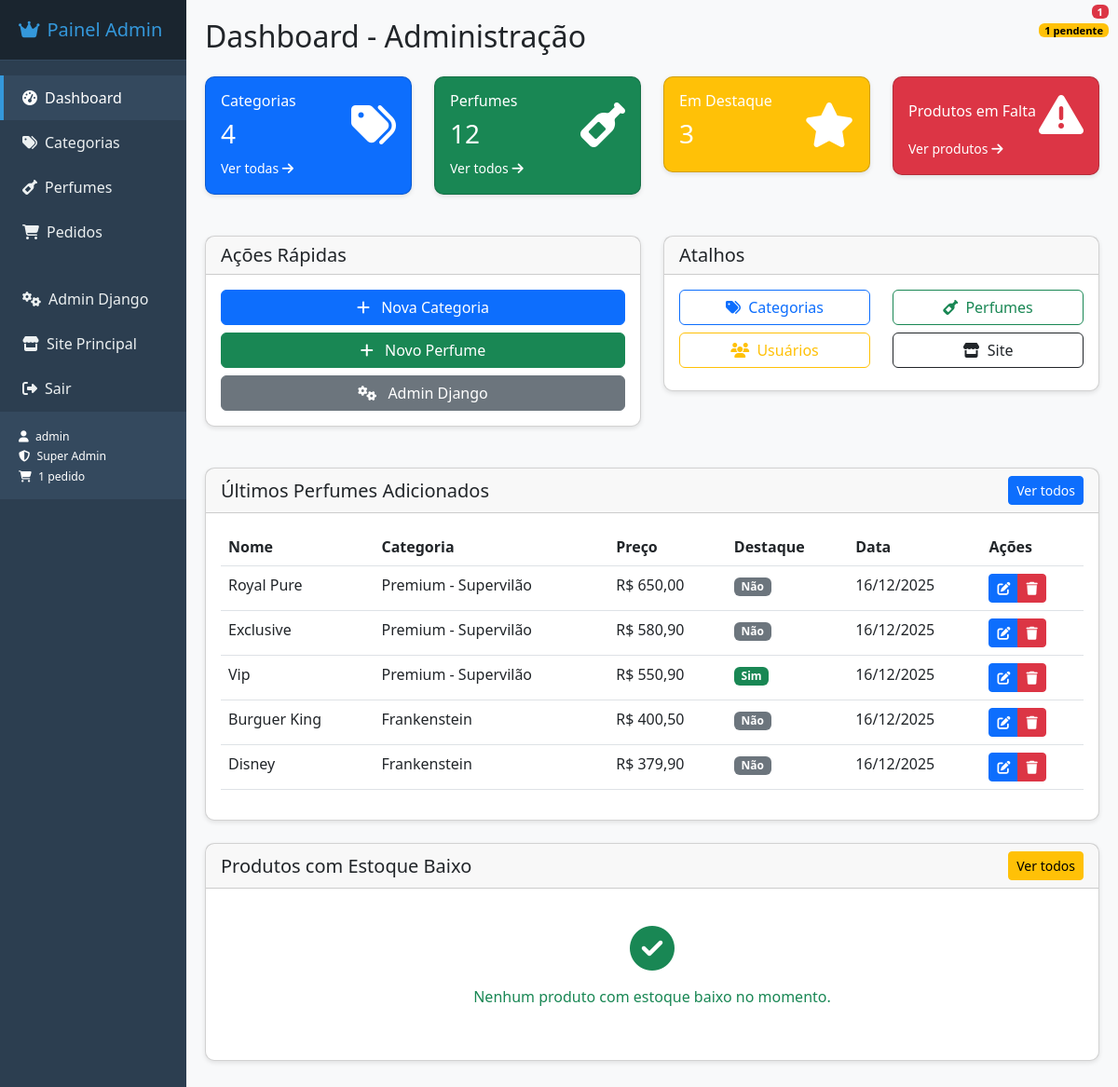
The app's page /painel-admin/ (signed in) with its own data.
### perfumaria/models.py (models this page shows, shortened)
class Perfume(models.Model):
    nome = models.CharField(max_length=200)
    descricao = models.TextField(blank=True, null=True)
    preco = models.DecimalField(max_digits=10, decimal_places=2)
    categoria = models.ForeignKey(Categoria, on_delete=models.CASCADE, related_name='perfumes')
    estoque = models.SmallIntegerField(default=0)  # Adicione default=0
    imagem = models.ImageField(
        upload_to='perfumes/',
        blank=True,
        null=True,
        verbose_name="Foto do Perfume",
        help_text="Formatos suportados: JPG, PNG, GIF. Tamanho máximo: 5MB"
    )
    destaque = models.BooleanField(default=False)
    data_cadastro = models.DateTimeField(auto_now_add=True)

class Categoria(models.Model):
    nome = models.CharField(max_length=100)
    slug = models.SlugField(unique=True, blank=True, null=True)
    ordem = models.IntegerField(default=0)
    class Meta:
        ordering = ['ordem']

### perfumaria/urls.py (the view)
# urls.py: path('painel-admin/', login_required(PainelAdminView.as_view()), name='painel_admin'),
class PainelAdminView(views.ListView):
    model = Perfume
    template_name = 'perfumaria/painel_admin/dashboard.html'
    context_object_name = 'ultimos_perfumes'
    def get_context_data(self, **kwargs):
        context = super().get_context_data(**kwargs)
        context['total_categorias'] = Categoria.objects.count()
        context['total_perfumes'] = Perfume.objects.count()
        context['perfumes_destaque'] = Perfume.objects.filter(destaque=True).count()
        context['ultimos_perfumes'] = Perfume.objects.order_by('-data_cadastro')[:5]
        return context

### perfumaria/templates/perfumaria/painel_admin/dashboard.html (shortened to what this page needs)
{% extends 'perfumaria/painel_admin/index.html' %}
{% block page_title %}Dashboard - Administração{% endblock %}
{% block content %}
<div class="row">
    <div class="col-md-3 mb-4">
        <div class="card text-white bg-primary">
            <div class="card-body">
                <div class="d-flex justify-content-between align-items-center">
                    <div>
                        <h6 class="card-title">Categorias</h6>
                        <h3>{{ total_categorias }}</h3>
                    </div>
                    <i class="fas fa-tags fa-3x"></i>
                </div>
                <a href="{% url 'perfumaria:categoria_list' %}" class="text-white text-decoration-none">
                    <small>Ver todas <i class="fas fa-arrow-right"></i></small>
                </a>
            </div>
        </div>
    </div>
    <div class="col-md-3 mb-4">
        <div class="card text-white bg-success">
            <div class="card-body">
                <div class="d-flex justify-content-between align-items-center">
                    <div>
                        <h6 class="card-title">Perfumes</h6>
                        <h3>{{ total_perfumes }}</h3>
                    </div>
                    <i class="fas fa-wine-bottle fa-3x"></i>
                </div>
                <a href="{% url 'perfumaria:perfume_list' %}" class="text-white text-decoration-none">
                    <small>Ver todos <i class="fas fa-arrow-right"></i></small>
                </a>
            </div>
        </div>
    </div>
    <div class="col-md-3 mb-4">
        <div class="card text-white bg-warning">
            <div class="card-body">
                <div class="d-flex justify-content-between align-items-center">
                    <div>
                        <h6 class="card-title">Em Destaque</h6>
                        <h3>{{ perfumes_destaque }}</h3>
                    </div>
                    <i class="fas fa-star fa-3x"></i>
                </div>
            </div>
        </div>
    </div>
    <div class="col-md-3 mb-4">
        <div class="card text-white bg-danger">
            <div class="card-body">
                <div class="d-flex justify-content-between align-items-center">
                    <div>
                        <h6 class="card-title">Produtos em Falta</h6>
                    </div>
                    <i class="fas fa-exclamation-triangle fa-3x"></i>
                </div>
                <a href="{% url 'perfumaria:perfume_list' %}" class="text-white text-decoration-none">
                    <small>Ver produtos <i class="fas fa-arrow-right"></i></small>
                </a>
            </div>
        </div>
    </div>
</div>
<div class="row">
    <div class="col-md-6 mb-4">
        <div class="card">
            <div class="card-header">
                <h5 class="mb-0">Ações Rápidas</h5>
            </div>
            <div class="card-body">
                <div class="d-grid gap-2">
                    <a href="{% url 'perfumaria:categoria_create' %}" class="btn btn-primary">
                        <i class="fas fa-plus me-2"></i> Nova Categoria
                    </a>
                    <a href="{% url 'perfumaria:perfume_create' %}" class="btn btn-success">
                        <i class="fas fa-plus me-2"></i> Novo Perfume
                    </a>
                    <a href="/admin/" target="_blank" class="btn btn-secondary">
                        <i class="fas fa-cogs me-2"></i> Admin Django
                    </a>
                </div>
            </div>
        </div>
    </div>
    <div class="col-md-6 mb-4">
        <div class="card">
            <div class="card-header">
                <h5 class="mb-0">Atalhos</h5>
            </div>
            <div class="card-body">
                <div class="row">
                    <div class="col-6 mb-2">
                        <a href="{% url 'perfumaria:categoria_list' %}" class="btn btn-outline-primary w-100">
                            <i class="fas fa-tags me-1"></i> Categorias
                        </a>
                    </div>
                    <div class="col-6 mb-2">
                        <a href="{% url 'perfumaria:perfume_list' %}" class="btn btn-outline-success w-100">
                            <i class="fas fa-wine-bottle me-1"></i> Perfumes
                        </a>
                    </div>
                    <div class="col-6 mb-2">
                        <a href="/admin/auth/user/" target="_blank" class="btn btn-outline-warning w-100">
                            <i class="fas fa-users me-1"></i> Usuários
                        </a>
                    </div>
                    <div class="col-6 mb-2">
                        <a href="{% url 'perfumaria:home' %}" class="btn btn-outline-dark w-100">
                            <i class="fas fa-store me-1"></i> Site
                        </a>
                    </div>
                </div>
            </div>
        </div>
    </div>
</div>
<div class="card">
    <div class="card-header">
        <div class="d-flex justify-content-between align-items-center">
            <h5 class="mb-0">Últimos Perfumes Adicionados</h5>
            <a href="{% url 'perfumaria:perfume_list' %}" class="btn btn-sm btn-primary">Ver todos</a>
        </div>
    </div>
    <div class="card-body">
        {% if ultimos_perfumes %}
            <div class="table-responsive">
                <table class="table table-hover">
                    <thead>
                        <tr>
                            <th>Nome</th>
                            <th>Categoria</th>
                            <th>Preço</th>
                            <th>Destaque</th>
                            <th>Data</th>
                            <th>Ações</th>
                        </tr>
                    </thead>
                    <tbody>
                        {% for perfume in ultimos_perfumes %}
                        <tr>
                            <td>{{ perfume.nome }}</td>
                            <td>{{ perfume.categoria.nome }}</td>
                            <td>R$ {{ perfume.preco }}</td>
                            <td>
                                {% if perfume.destaque %}
                                    <span class="badge bg-success">Sim</span>
                                {% else %}
                                    <span class="badge bg-secondary">Não</span>
                                {% endif %}
                            </td>
                            <td>{{ perfume.data_cadastro|date:"d/m/Y" }}</td>
                            <td>
                                <div class="btn-group btn-group-sm">
                                    <a href="{% url 'perfumaria:perfume_update' perfume.pk %}" class="btn btn-primary">
                                        <i class="fas fa-edit"></i>
                                    </a>
                                    <a href="{% url 'perfumaria:perfume_delete' perfume.pk %}" class="btn btn-danger">
                                        <i class="fas fa-trash"></i>
                                    </a>
                                </div>
                            </td>
                        </tr>
                        {% endfor %}
                    </tbody>
                </table>
            </div>
        {% endif %}
    </div>
</div>
<div class="card mt-4">
    <div class="card-header">
        <div class="d-flex justify-content-between align-items-center">
            <h5 class="mb-0">Produtos com Estoque Baixo</h5>
            <a href="{% url 'perfumaria:perfume_list' %}" class="btn btn-sm btn-warning">Ver todos</a>
        </div>
    </div>
    <div class="card-body">
        {% if produtos_estoque_baixo %}
            <div class="table-responsive">
                <table class="table table-hover">
                    <thead>
                        <tr>
                            <th>Nome</th>
                            <th>Estoque Atual</th>
                            <th>Estoque Mínimo</th>
                            <th>Ações</th>
                        </tr>
                    </thead>
                    <tbody>
                        {% for produto in produtos_estoque_baixo %}
                        <tr>
                            <td>{{ produto.nome }}</td>
                            <td>
                                <span class="badge {% if produto.estoque <= 0 %}bg-danger{% else %}bg-warning{% endif %}">
                                    {{ produto.estoque }}
                                </span>
                            </td>
                            <td>{{ produto.estoque_minimo }}</td>
                            <td>
                                <div class="btn-group btn-group-sm">
                                    <a href="{% url 'perfumaria:perfume_update' produto.pk %}" class="btn btn-primary">
                                        <i class="fas fa-edit"></i>
                                    </a>
                                </div>
                            </td>
                        </tr>
                        {% endfor %}
                    </tbody>
                </table>
            </div>
        {% else %}
            <div class="text-center py-4">
                <i class="fas fa-check-circle fa-3x text-success mb-3"></i>
                <p class="text-success">Nenhum produto com estoque baixo no momento.</p>
            </div>
        {% endif %}
    </div>
</div>
{% endblock %}

### perfumaria/templates/perfumaria/painel_admin/index.html (shortened to what this page needs)
<!DOCTYPE html>
<html lang="pt-br">
<head>
    <link href="https://cdn.jsdelivr.net/npm/bootstrap@5.3.0/dist/css/bootstrap.min.css" rel="stylesheet">
    <link rel="stylesheet" href="https://cdnjs.cloudflare.com/ajax/libs/font-awesome/6.4.0/css/all.min.css">
</head>
<body>
    <div class="container-fluid">
        <div class="row">
            <div class="col-md-2 col-lg-2 sidebar">
                <div class="sidebar-header">
                    <h5><i class="fas fa-crown me-2"></i>Painel Admin</h5>
                </div>
                <nav class="nav flex-column mt-3">
                    <a class="nav-link {% if request.path == '/painel-admin/' %}active{% endif %}" href="{% url 'perfumaria:painel_admin' %}">
                        <i class="fas fa-tachometer-alt me-2"></i>Dashboard
                    </a>
                    <a class="nav-link {% if 'categorias' in request.path %}active{% endif %}" href="{% url 'perfumaria:categoria_list' %}">
                        <i class="fas fa-tags me-2"></i>Categorias
                    </a>
                    <a class="nav-link {% if 'perfumes' in request.path %}active{% endif %}" href="{% url 'perfumaria:perfume_list' %}">
                        <i class="fas fa-wine-bottle me-2"></i>Perfumes
                    </a>
                    <a class="nav-link {% if 'pedidos' in request.path and 'painel-admin/pedidos' in request.path %}active{% endif %}" href="{% url 'perfumaria:admin_pedido_list' %}">
                        <i class="fas fa-shopping-cart me-2"></i>Pedidos
                        {% if total_pedidos > 0 %}
                        <span class="badge bg-danger badge-notification">{{ total_pedidos }}</span>
                        {% endif %}
                        {% if pedidos_pendentes > 0 %}
                        <span class="badge badge-pendentes badge-notification" style="top: 25px;">{{ pedidos_pendentes }} pendente{{ pedidos_pendentes|pluralize }}</span>
                        {% endif %}
                    </a>
                    <div class="mt-4">
                        <a class="nav-link" href="/admin/" target="_blank">
                            <i class="fas fa-cogs me-2"></i>Admin Django
                        </a>
                        <a class="nav-link" href="{% url 'perfumaria:home' %}">
                            <i class="fas fa-store me-2"></i>Site Principal
                        </a>
                        <a class="nav-link" href="{% url 'perfumaria:logout_admin' %}">
                            <i class="fas fa-sign-out-alt me-2"></i>Sair
                        </a>
                    </div>
                </nav>
                <div class="user-info">
                    <small>
                        <i class="fas fa-user me-1"></i> {{ user.username }}<br>
                        <i class="fas fa-shield-alt me-1"></i> Super Admin<br>
                        {% if total_pedidos > 0 %}
                        <i class="fas fa-shopping-cart me-1"></i> {{ total_pedidos }} pedido{{ total_pedidos|pluralize }}
                        {% endif %}
                    </small>
                </div>
            </div>
            <div class="col-md-10 col-lg-10 main-content">
                <h2 class="mb-4">{% block page_title %}Dashboard{% endblock %}</h2>
                {% block content %}{% endblock %}
            </div>
        </div>
    </div>
</body>
</html>

### records on screen
Perfume: nome "Royal Pure", categoria.nome "Premium - Supervilão", preco "650,00", destaque "Não", data_cadastro "16/12/2025"
Perfume: nome "Exclusive", categoria.nome "Premium - Supervilão", preco "580,90", destaque "Não", data_cadastro "16/12/2025"
Perfume: nome "Vip", categoria.nome "Premium - Supervilão", preco "550,90", destaque "Sim", data_cadastro "16/12/2025"
Perfume: nome "Burguer King", categoria.nome "Frankenstein", preco "400,50", destaque "Não", data_cadastro "16/12/2025"
Perfume: nome "Disney", categoria.nome "Frankenstein", preco "379,90", destaque "Não", data_cadastro "16/12/2025"

### other values on screen
{{ total_pedidos }} "1"
{{ pedidos_pendentes }} "1"
{{ user.username }} "admin"
{{ total_categorias }} "4"
{{ total_perfumes }} "12"
{{ perfumes_destaque }} "3"
